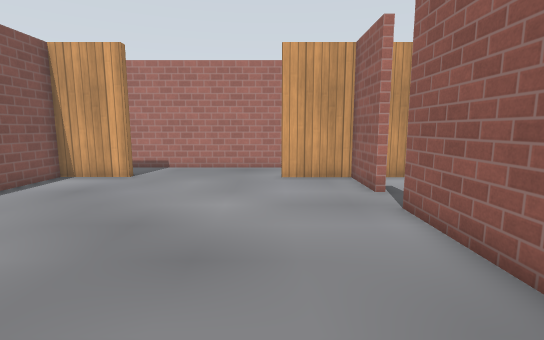
view 1 (above)

19 first-person views from a walk through a Gazebo world. The camera is 0.94 m above the floor, tilts 8° down and sees 85° across. The floor is counted in squares, 0.5 m on a side. Each view is taken from the middle of a square. On the plan, view 1 faces up. The plan holds only what a view shows up to about 16 squares ahead; the rest is blank. The place goes on beyond the plan. Simple patterns stand in for the simulator's built-in surfaces. Some stock models are drawn as simple stand-ins.

view 2
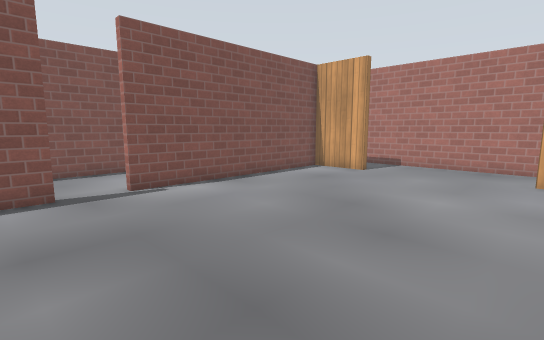

view 3
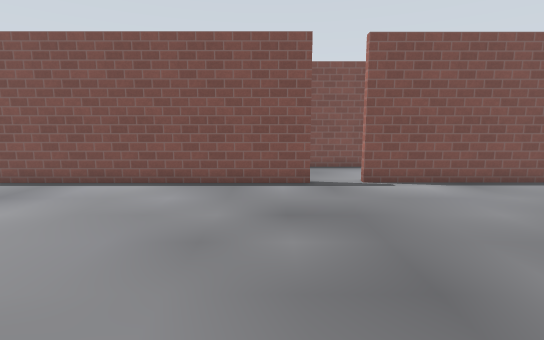

view 4
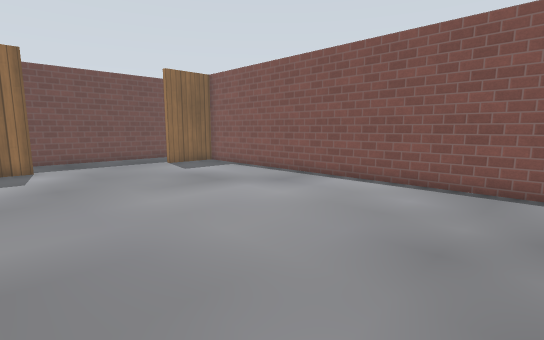

view 5
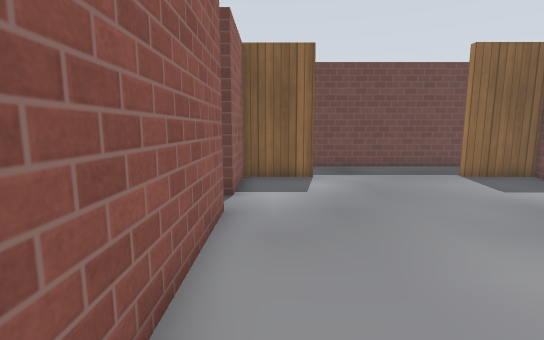

view 6
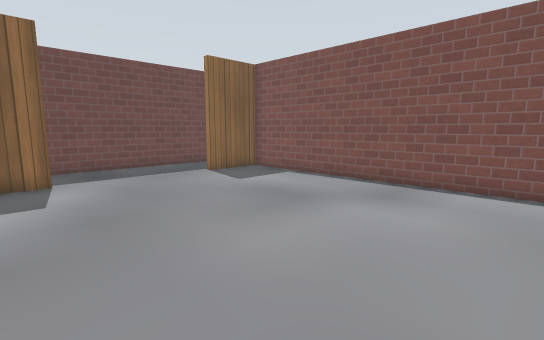

view 7
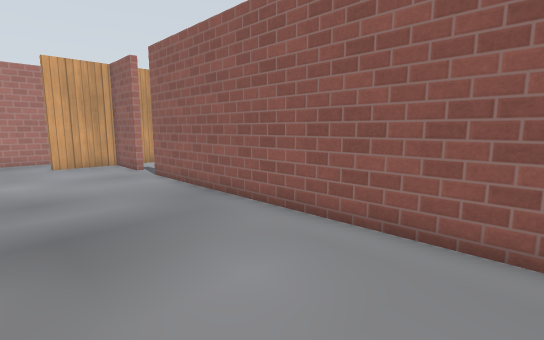

view 8
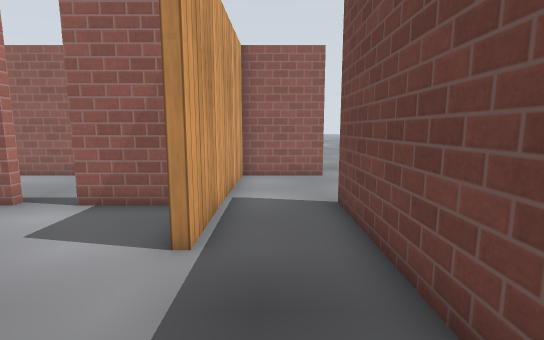

view 9
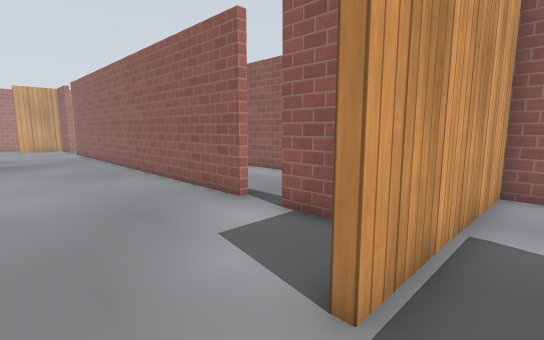

view 10
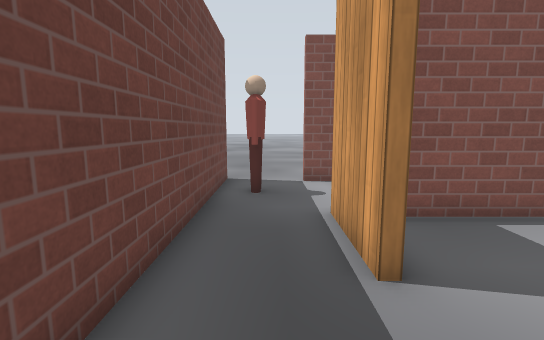

view 11
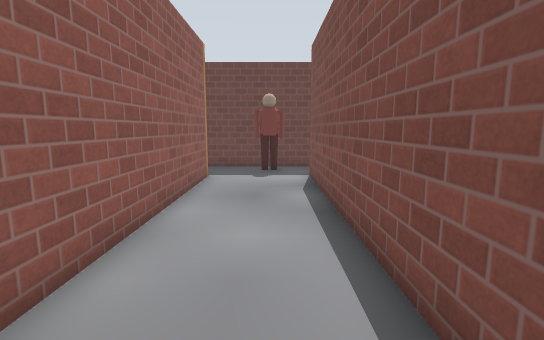

view 12
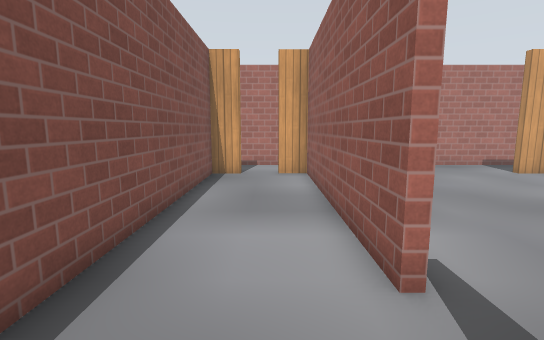

view 13
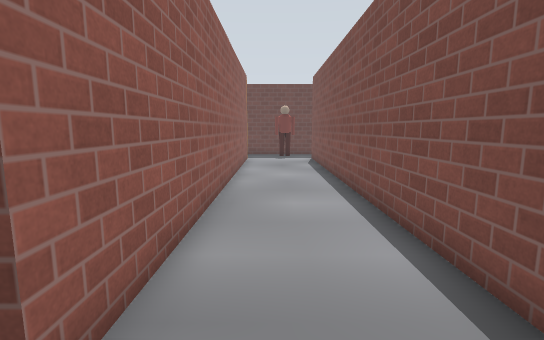

view 14
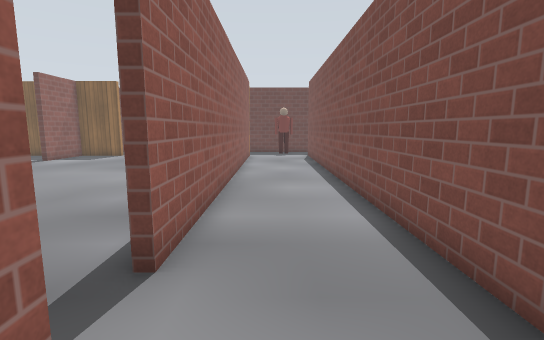

view 15
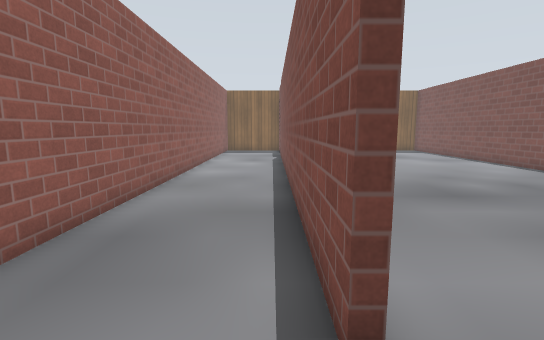

view 16
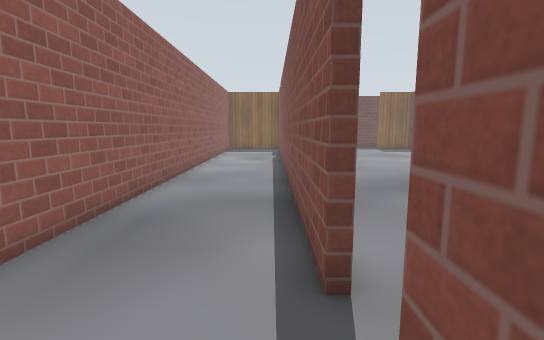

view 17
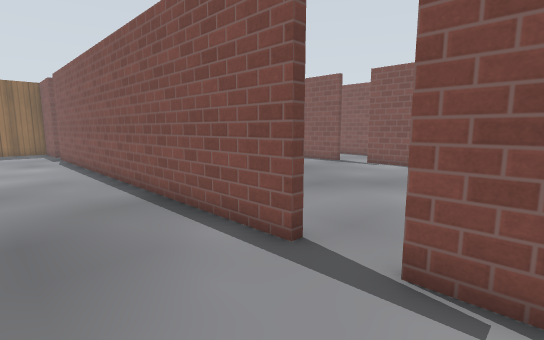

view 18
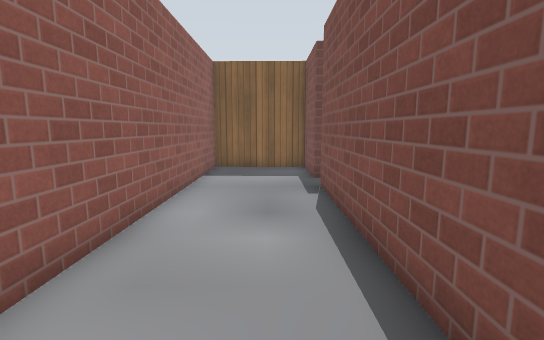

view 19
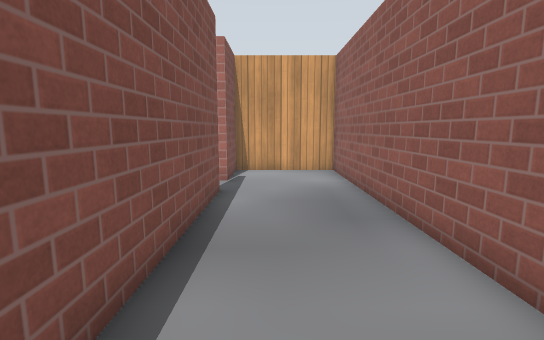

### Floor plan
Points are (right, up) in squares from view 1. A wall is a line through its corners. A room is listed if a view was taken in it or the views show most of it. See-through windows are left out.
Room 1 (views 1, 2, 3, 4, 5, 6, 7, 8, 9, 10)
walls: (-8.2, 0.4) (-8.2, -16.4) (-5.5, -16.4) (-5.5, -16.7) (-8.5, -16.7); (3.1, -11.6) (3.1, 6.9); (3.1, 8.7) (3.1, 11.4) (0.4, 11.4) (0.4, 11.8); (0.4, -16.4) (3.1, -16.4) (3.1, -13.2); (-5.5, 11.4) (-8.2, 11.4) (-8.2, 2.2) (-8.5, 2.2); (2.6, 14.3) (-6.9, 14.3); (-9.4, -19.7) (3.5, -19.7); (7.8, -20.1) (7.8, -16.7) (0.4, -16.7)
ways out: opening at (-9, -18.5) to room 2; opening at (-8, 1.5) to room 2; opening at (3, -12.5) to room 3; opening at (3, 7.5) to room 3; opening at (5.5, -20)
Room 2 (views 11, 12, 13, 14)
walls: (-8.5, 2.2) (-8.5, 11.4) (-9.7, 11.4); (-8.5, -16.7) (-8.5, 0.4); (-11.3, 11.7) (-11.3, 11.4) (-12.5, 11.4) (-12.5, -16.9); (-13.1, -19.7) (-9.4, -19.7); (-9.6, 14.3) (-11.6, 14.3)
ways out: opening at (-9, -18.5) to room 1; opening at (-8, 1.5) to room 1; opening at (-13, -18)
objects: person (-11, -19) to (-10, -18)
Room 3 (views 15, 16, 17, 18, 19)
walls: (3.1, 6.9) (3.4, 6.9) (3.4, -11.6) (3.1, -11.6); (3.1, -13.2) (3.4, -13.2) (3.4, -16.4) (7.8, -16.4) (7.8, 11.4) (3.4, 11.4) (3.4, 8.7) (3.1, 8.7)
ways out: opening at (3, -12.5) to room 1; opening at (3, 7.5) to room 1

Where each view was taken, in squares from view 1:
view 1: 0 up, 0 right, facing up
view 2: 1 down, 1 right, facing up-left
view 3: 1 down, 2 right, facing left
view 4: 1 down, 2 right, facing down-left
view 5: 5 down, 2 right, facing down
view 6: 5 down, 2 right, facing down-left
view 7: 5 down, 2 left, facing up-right
view 8: 18 down, 4 left, facing right
view 9: 18 down, 2 left, facing up-right
view 10: 18 down, 2 left, facing left
view 11: 5 down, 11 left, facing down
view 12: 1 down, 10 left, facing up
view 13: 2 up, 10 left, facing down
view 14: 4 up, 10 left, facing down
view 15: 9 up, 4 right, facing down
view 16: 10 up, 4 right, facing down
view 17: 10 up, 7 right, facing down-left
view 18: 2 down, 5 right, facing down
view 19: 2 down, 5 right, facing up
